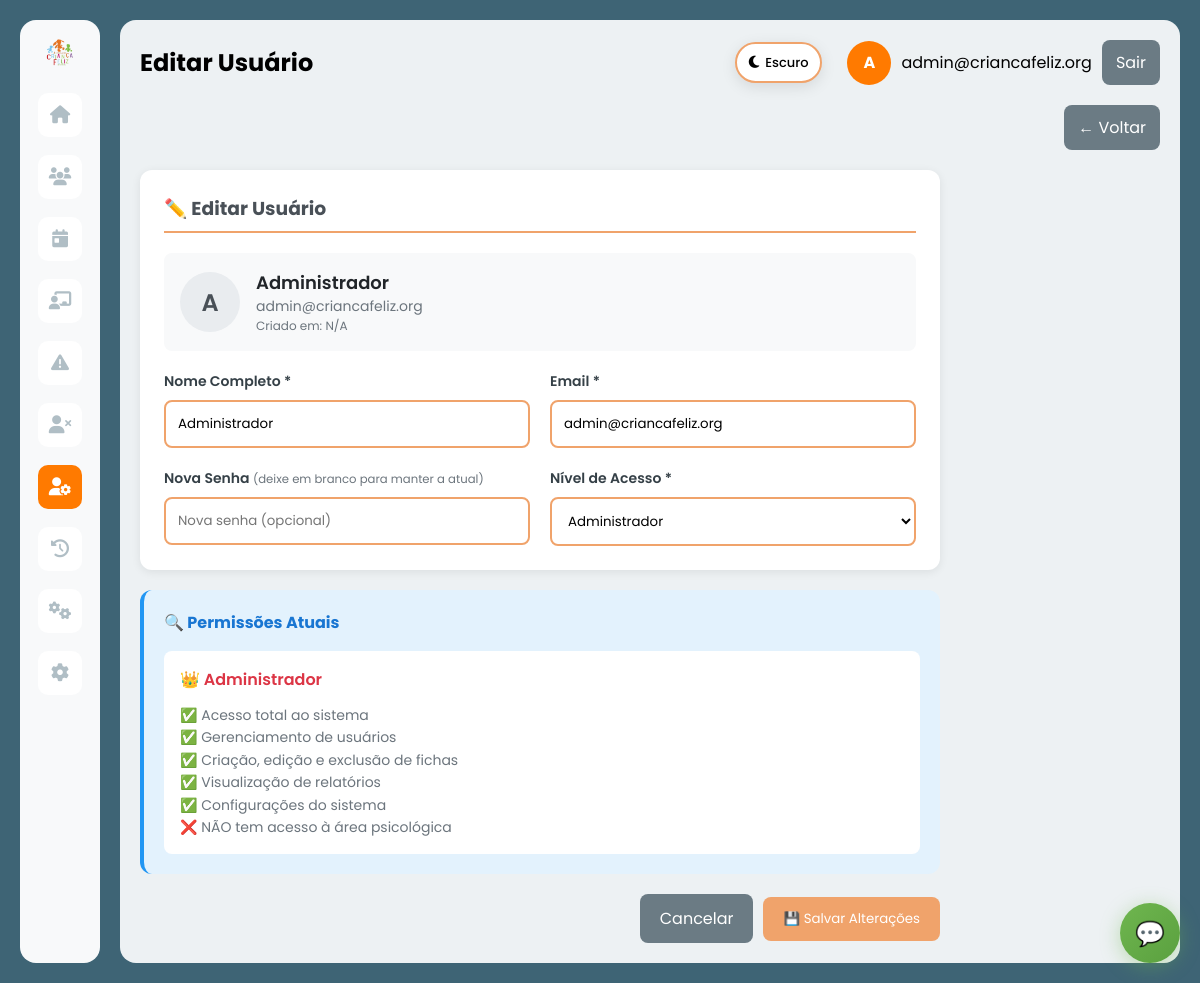
The app's page /users.php?action=edit&id=1 (signed in) with its own data.
### tables this page shows
CREATE TABLE IF NOT EXISTS `usuario` (
  `idusuario` int(11) NOT NULL,
  `nome` varchar(100) DEFAULT NULL,
  `email` varchar(100) DEFAULT NULL,
  `Senha` varchar(100) DEFAULT NULL,
  `nivel` varchar(50) DEFAULT NULL,
  `status` varchar(20) DEFAULT NULL
);

### app/Views/users/edit.php (the view, shortened to what the rows shown need)
<div class="actions" style="display:flex; gap:10px; justify-content:flex-end; margin-bottom:20px;">
    <a href="users.php" class="btn secondary" style="background:#6b7b84; color:#fff; border:none; padding:10px 14px; border-radius:8px; cursor:pointer; text-decoration:none;">
        ← Voltar
    </a>
</div>
<form method="post" style="max-width: 800px;">
    <div class="form-section" style="background:#fff; border-radius:12px; padding:24px; margin-bottom:20px; box-shadow: 0 2px 10px rgba(0,0,0,.08);">
        <h3 style="margin:0 0 20px 0; color:#495057; border-bottom:2px solid #f0a36b; padding-bottom:8px;">
            ✏️ Editar Usuário
        </h3>
        <div class="user-info" style="background:#f8f9fa; padding:16px; border-radius:8px; margin-bottom:20px; display:flex; align-items:center; gap:16px;">
            <div class="avatar" style="width:60px; height:60px; border-radius:50%; background:#e9ecef; display:flex; align-items:center; justify-content:center; font-weight:600; color:#495057; font-size:24px;">
                <?php echo strtoupper(substr($user['name'] ?? $user['nome'] ?? 'U', 0, 1)); ?>
            </div>
            <div>
                <div style="font-weight:600; font-size:18px; color:#212529;"><?php echo htmlspecialchars($user['name'] ?? $user['nome'] ?? 'Sem nome'); ?></div>
                <div style="color:#6c757d; font-size:14px;"><?php echo htmlspecialchars($user['email'] ?? 'Sem email'); ?></div>
                <div style="font-size:12px; color:#6c757d;">Criado em: <?php echo isset($user['created_at']) ? date('d/m/Y H:i', strtotime($user['created_at'])) : 'N/A'; ?></div>
            </div>
        </div>
        <div class="form-grid" style="display:grid; grid-template-columns:1fr 1fr; gap:20px;">
            <div>
                <label style="font-size:14px; color:#354047; font-weight:600; display:block; margin-bottom:8px;">
                    Nome Completo *
                </label>
                <input type="text"
                       name="name"
                       required
                       value="<?php echo htmlspecialchars($user['name'] ?? $user['nome'] ?? ''); ?>"
                       style="padding:12px; border:2px solid #f0a36b; border-radius:8px; font-family:Poppins; background:#fff; width:100%; box-sizing:border-box;"
                       placeholder="Digite o nome completo">
            </div>
            <div>
                <label style="font-size:14px; color:#354047; font-weight:600; display:block; margin-bottom:8px;">
                    Email *
                </label>
                <input type="email"
                       name="email"
                       required
                       value="<?php echo htmlspecialchars($user['email'] ?? ''); ?>"
                       style="padding:12px; border:2px solid #f0a36b; border-radius:8px; font-family:Poppins; background:#fff; width:100%; box-sizing:border-box;"
                       placeholder="exemplo@email.com">
            </div>
            <div>
                <label style="font-size:14px; color:#354047; font-weight:600; display:block; margin-bottom:8px;">
                    Nova Senha
                    <small style="color:#6c757d; font-weight:400;">(deixe em branco para manter a atual)</small>
                </label>
                <input type="password"
                       name="password"
                       minlength="6"
                       style="padding:12px; border:2px solid #f0a36b; border-radius:8px; font-family:Poppins; background:#fff; width:100%; box-sizing:border-box;"
                       placeholder="Nova senha (opcional)">
            </div>
            <div>
                <label style="font-size:14px; color:#354047; font-weight:600; display:block; margin-bottom:8px;">
                    Nível de Acesso *
                </label>
                <select name="role"
                        required
                        style="padding:12px; border:2px solid #f0a36b; border-radius:8px; font-family:Poppins; background:#fff; width:100%; box-sizing:border-box;">
                    <?php $userRole = $user['role'] ?? $user['nivel'] ?? ''; ?>
                    <option value="admin" <?php echo ($userRole === 'admin' || $userRole === 'Administrador') ? 'selected' : ''; ?>>Administrador</option>
                </select>
            </div>
        </div>
    </div>
    <div class="current-permissions" style="background:#e3f2fd; border-radius:12px; padding:20px; margin-bottom:20px; border-left:4px solid #2196f3;">
        <h4 style="margin:0 0 16px 0; color:#1976d2; display:flex; align-items:center; gap:8px;">
            🔍 Permissões Atuais
        </h4>
        <div class="current-role" style="background:white; padding:16px; border-radius:8px;">
            <?php
            $roleInfo = [
                'admin' => [
                    'name' => '👑 Administrador',
                    'color' => '#dc3545',
                    'permissions' => [
                        '✅ Acesso total ao sistema',
                        '✅ Gerenciamento de usuários',
                        '✅ Criação, edição e exclusão de fichas',
                        '✅ Visualização de relatórios',
                        '✅ Configurações do sistema',
                        '❌ NÃO tem acesso à área psicológica'
                    ]
                ],
                'psicologo' => [
                    'name' => '🧠 Psicólogo',
                    'color' => '#17a2b8',
                    'permissions' => [
                        '✅ Visualização de todas as fichas',
                        '✅ Acesso exclusivo à área psicológica',
                        '✅ Criação e edição de anotações psicológicas',
                        '✅ Avaliações e evolução das crianças',
                        '🔐 Área psicológica é privada e exclusiva'
                    ]
                ],
                'funcionario' => [
                    'name' => '👥 Funcionário',
                    'color' => '#28a745',
                    'permissions' => [
                        '✅ Apenas visualização de informações',
                        '❌ Não pode criar ou editar fichas',
                        '❌ Não pode criar anotações na agenda',
                        '❌ Acesso limitado para consulta',
                        '📖 Somente leitura'
                    ]
                ]
            ];
            $userRoleKey = strtolower($user['role'] ?? $user['nivel'] ?? '');
            $currentRole = $roleInfo[$userRoleKey] ?? null;
            ?>
            <?php if ($currentRole): ?>
                <div style="font-weight:600; color:<?php echo $currentRole['color']; ?>; margin-bottom:12px; font-size:16px;">
                    <?php echo $currentRole['name']; ?>
                </div>
                <div style="font-size:14px; color:#6c757d; line-height:1.6;">
                    <?php foreach ($currentRole['permissions'] as $permission): ?>
                        <?php echo $permission; ?><br>
                    <?php endforeach; ?>
                </div>
            <?php else: ?>
                <div style="color:#dc3545;">Nível de acesso não reconhecido</div>
            <?php endif; ?>
        </div>
    </div>
    <div class="actions" style="display:flex; gap:10px; justify-content:flex-end;">
        <a href="users.php" class="btn secondary" style="background:#6b7b84; color:#fff; border:none; padding:12px 20px; border-radius:8px; cursor:pointer; text-decoration:none;">
            Cancelar
        </a>
        <button type="submit" class="btn" style="background:#f0a36b; color:#fff; border:none; padding:12px 20px; border-radius:8px; cursor:pointer;">
            💾 Salvar Alterações
        </button>
    </div>
</form>

### app/Views/layouts/main.php (shortened to what the rows shown need)
<!DOCTYPE html>
<html lang="pt-BR">
<head>
    <link rel="stylesheet" href="css/style.css">
    <link rel="stylesheet" href="https://cdnjs.cloudflare.com/ajax/libs/font-awesome/6.5.1/css/all.min.css">
</head>
<body>
    <div class="app">
        <aside class="sidebar">
            <img src="img/logo.png" class="logo" alt="logo">
            <a class="nav-icon <?php echo (basename($_SERVER['PHP_SELF']) === 'dashboard.php') ? 'active' : ''; ?>" href="dashboard.php" title="Início"><i class="fas fa-home"></i></a>
            <a class="nav-icon <?php echo (strpos($_SERVER['PHP_SELF'], 'prontuarios') !== false) ? 'active' : ''; ?>" href="prontuarios.php" title="Prontuários"><i class="fas fa-users"></i></a>
            <?php if ($currentUser['role'] !== 'psicologo'): ?>
                <a class="nav-icon <?php echo (strpos($_SERVER['PHP_SELF'], 'faltas') !== false && (!isset($_GET['action']) || $_GET['action']==='index')) ? 'active' : ''; ?>" href="faltas.php" title="Faltas - Por Dia"><i class="fas fa-calendar-day"></i></a>
                <a class="nav-icon <?php echo (strpos($_SERVER['PHP_SELF'], 'faltas') !== false && isset($_GET['action']) && $_GET['action'] === 'oficina') ? 'active' : ''; ?>" href="faltas.php?action=oficina" title="Faltas - Por Oficina"><i class="fas fa-chalkboard-teacher"></i></a>
                <a class="nav-icon <?php echo (strpos($_SERVER['PHP_SELF'], 'faltas') !== false && isset($_GET['action']) && $_GET['action'] === 'alertas') ? 'active' : ''; ?>" href="faltas.php?action=alertas" title="Alertas de Faltas"><i class="fas fa-exclamation-triangle"></i></a>
                <?php if ($currentUser['role'] === 'admin'): ?>
                    <a class="nav-icon <?php echo (strpos($_SERVER['PHP_SELF'], 'desligamento') !== false) ? 'active' : ''; ?>" href="desligamento.php" title="Desligamentos"><i class="fas fa-user-times"></i></a>
                <?php endif; ?>
            <?php endif; ?>
            <?php if ($currentUser['role'] === 'admin'): ?>
                <a class="nav-icon <?php echo (strpos($_SERVER['PHP_SELF'], 'users') !== false) ? 'active' : ''; ?>" href="users.php" title="Gerenciar Usuários"><i class="fas fa-user-cog"></i></a>
                <a class="nav-icon <?php echo (strpos($_SERVER['PHP_SELF'], 'logs') !== false) ? 'active' : ''; ?>" href="logs.php" title="Sistema de Logs"><i class="fas fa-history"></i></a>
                <a class="nav-icon <?php echo (strpos($_SERVER['PHP_SELF'], 'faltas') !== false && isset($_GET['action']) && $_GET['action'] === 'gerenciarOficinas') ? 'active' : ''; ?>" href="faltas.php?action=gerenciarOficinas" title="Gerenciar Oficinas"><i class="fas fa-cogs"></i></a>
            <?php endif; ?>
            <a class="nav-icon <?php echo (strpos($_SERVER['PHP_SELF'], 'profile') !== false) ? 'active' : ''; ?>" href="profile.php" title="Meu Perfil"><i class="fas fa-cog"></i></a>
        </aside>
        <main class="content">
            <div class="topbar">
                <div>
                    <div style="font-weight:700; font-size:24px;"><?php echo $pageTitle ?? $title ?? 'Sistema Criança Feliz'; ?></div>
                </div>
                <div class="user">
                    <a href="profile.php" style="text-decoration: none; color: inherit; display: flex; align-items: center; gap: 10px;" title="Meu Perfil">
                        <?php if (!empty($currentUser['photo'])): ?>
                            <img src="<?php echo htmlspecialchars($currentUser['photo']); ?>" class="avatar" style="object-fit: cover;">
                        <?php else: ?>
                            <div class="avatar" style="display: flex; align-items: center; justify-content: center; font-weight: 700; color: #fff; background: #ff7a00;">
                                <?php echo strtoupper(substr($currentUser['name'] ?? 'U', 0, 1)); ?>
                            </div>
                        <?php endif; ?>
                        <div><?php echo $currentUser['email'] ?? 'Usuário'; ?></div>
                    </a>
                    <a href="logout.php" class="btn secondary">Sair</a>
                </div>
            </div>
            <?php echo $content; ?>
        </main>
    </div>
</body>
</html>

### records on screen
usuario: nome "A", email "admin@criancafeliz.org", nome "Administrador", name "Administrador", role "Administrador", nivel "👑 Administrador", nivel "✅ Acesso total ao sistema", nivel "✅ Gerenciamento de usuários", nivel "✅ Criação, edição e exclusão de fichas", nivel "✅ Visualização de relatórios", nivel "✅ Configurações do sistema", nivel "❌ NÃO tem acesso à área psicológica"

### other values on screen
$pageTitle "Editar Usuário"
